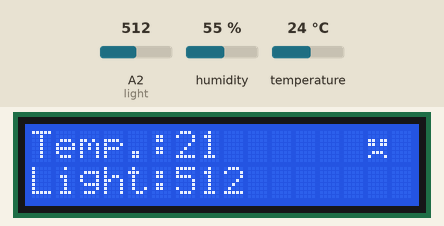
Recording of a sketch running on a simulated Arduino Uno, built with avr-gcc and run on an emulated ATmega328P. Parts: 16×2 character LCD. Inputs (shaded band) come from the test bench; at power-on: A2 (light) = 512, temperature 24 °C, humidity 55 %.

Above: at 1.7 s.
1.8 s: A2 (light) set to 589
At 2.6 s:
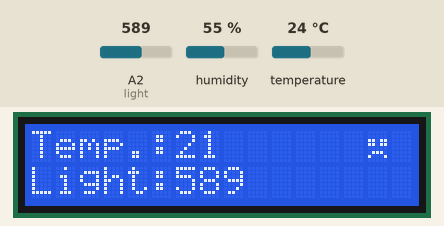
3.6 s: A2 (light) set to 608
At 5.2 s:
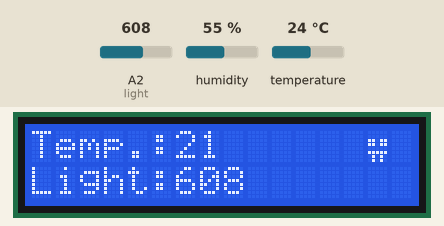
5.7 s: temperature set to 28 °C
At 7.8 s:
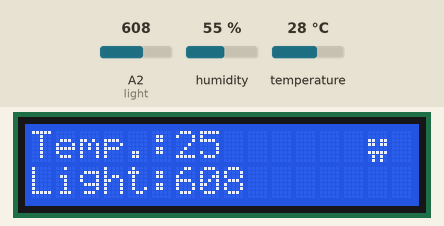
8.8 s: temperature set to 31 °C
At 10.4 s:
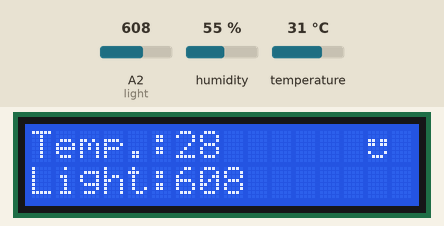
10.8 s: temperature set to 12 °C
At 11.8 s:
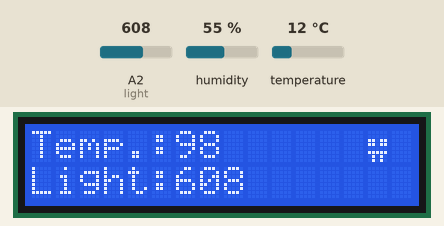
12.9 s: A2 (light) set to 590
At 14.3 s:
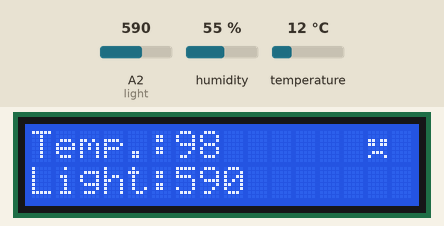
Timing chart, 0 to 15.9 s (numbered marks = the images above; inputs shaded):
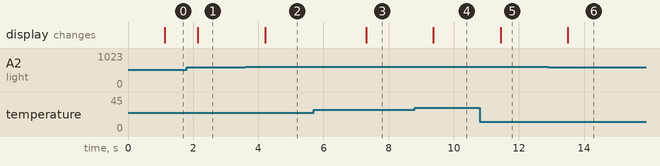

Measured:
- the behaviour switches between 599 and 600 on A2 (light) (found by bisection; images 1 and 2)
- the behaviour switches between 29 and 30 °C on temperature (found by bisection; images 3 and 4)
- after the input at 1.8 s, the display: changes after 0.35 s (image 1)
- after the input at 3.6 s, the display: changes after 0.61 s (image 2)
- after the input at 5.7 s, the display: changes after 1.6 s (image 3)
- after the input at 8.8 s, the display: changes after 0.58 s (image 4)
- after the input at 10.8 s, the display: changes after 0.64 s (image 5)
- after the input at 12.9 s, the display: changes after 0.60 s (image 6)

The sketch:

sketch_215.ino
```cpp
//////////////i2c lcd//////////////
// I2C주소를 0x3F로 지정합니다.
#include <LiquidCrystal_I2C.h>
LiquidCrystal_I2C lcd(0x3F, 16, 2);
//////////////i2c lcd//////////////

//////////온습도 센서 변수//////////
// 2번 핀에 DHT11 온습도 센서 연결합니다.
#include <DHT.h>
#define DHTPIN 2
#define DHTTYPE DHT11
#define AVERAGE 10

DHT dht(DHTPIN, DHTTYPE);
//////////온습도 센서 변수//////////

///////////조도 센서 변수///////////
// A2번 핀에 조도 센서 연결합니다.
int light = A2;
///////////조도 센서 변수///////////

//////////사용자 정의 문자//////////
// good > '_;
// soso > 'ㅠ'
// bad  > '-'
byte status_good[8] = { B00000, B00000, B11011, B11011, B00000, B10001, B01110, B00000 };
byte status_soso[8] = { B00000, B00000, B11011, B11011, B00000, B11111, B01010, B01010 };
byte status_bad[8]  = { B00000, B00000, B11011, B11011, B00000, B01110, B10001, B00000 };
//////////사용자 정의 문자//////////

void setup() {
  lcd.begin();
  lcd.createChar(0, status_good);
  lcd.createChar(1, status_soso);
  lcd.createChar(2, status_bad);
}

void loop() {
  delay(1000);

  ////////////////온도 센서////////////////////
  // 온도 센서의 값을 lcd모니터 0,0위치부터 출력합니다.
  // 제 방의 온도보다 값이 3도정도 높게 출력되었기 때문에
  // 실습 편의상 3을 뺀 값을 출력했습니다.
  int TEMP = dht.readTemperature();
  TEMP = TEMP-3;
  lcd.setCursor(0,0);
  lcd.print("Temp.:");
  lcd.print(TEMP);
  ////////////////온도 센서////////////////////

  ////////////////조도 센서////////////////////
  // 조도 센서의 값을 lcd모니터 0,1위치부터 출력합니다.
  int light_val = analogRead(light);

  lcd.setCursor(0,1);
  lcd.print("Light:");
  lcd.print(light_val);
  ////////////////조도 센서////////////////////

  ///////////////정의 문자 출력 ////////////////
  // 문자는 모니터 14,0위치에 출력됩니다.
  // 온도가 27도 이하이고 밝기가 600 이하일 때
  // 온도가 29도보다 높을 때 bad
  if((light_val <= 600 && TEMP <= 27) || (TEMP > 29)){
    lcd.setCursor(14,0);  lcd.write(byte(2));
  }

  // 온도가 27도 이하이고 밝기가 600보다 높을 때
  // 온도가 27 ~ 29도 사이이고 밝기가 600이하일 때 soso
  if((light_val >= 600 && TEMP <= 27) ||
    (light_val <= 600 && TEMP > 27 && TEMP <= 29)){
      lcd.setCursor(14,0);  lcd.write(byte(1));
  }

  // 온도 27 ~ 29도 사이이고 밝기가 600보다 높을 때 good
  if((TEMP >= 27 && TEMP <= 29 && light_val > 600)){
    lcd.setCursor(14,0);  lcd.write(byte(0));
  }
  ///////////////정의 문자 출력 ////////////////
}
```
